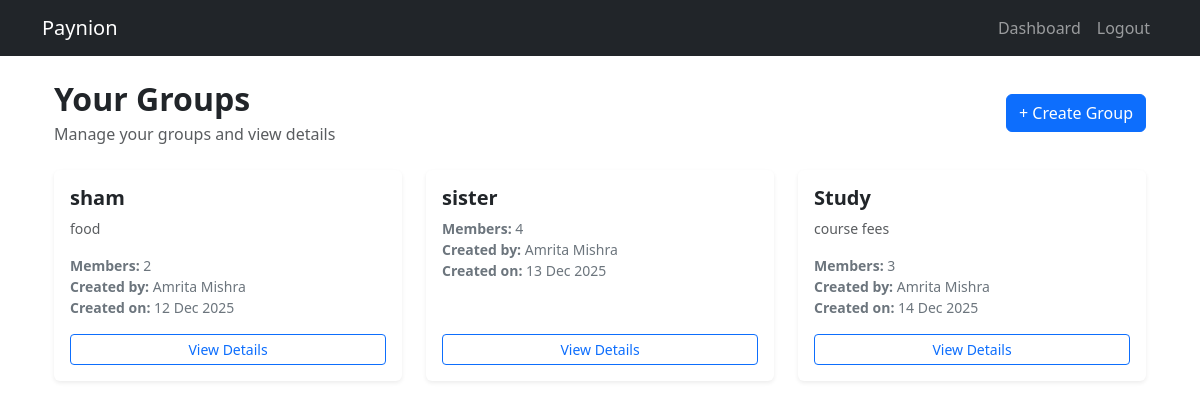
The page /groups/all/ (signed in) on the database its author committed.
### groups/models.py (models this page shows, shortened)
class Group(models.Model):
    title = models.CharField(max_length=255, null=True, blank=True)
    description = models.TextField(blank=True, null=True)
    members = models.ManyToManyField(User, related_name="group_members")
    created_by = models.ForeignKey(User, on_delete=models.CASCADE, related_name="created_groups")
    created_at = models.DateTimeField(auto_now_add=True)

### accounts/models.py (models this page shows, shortened)
class CustomUser(AbstractUser):
    email = models.EmailField(unique=True)
    full_name = models.CharField(max_length=255)
    phone = models.CharField(max_length=10, blank=True, null=True)
    profile_image = models.ImageField(upload_to=user_profile_path, default='default_profile.png')
    bio = models.CharField(max_length=255, blank=True, null=True)
    USERNAME_FIELD = 'email'
    REQUIRED_FIELDS = ['username', 'full_name']   # keep username but don't use for login

### groups/views.py (the view)
# urls.py: path("all/", views.view_all_group, name="view_all_group"),
@login_required
def view_all_group(request):
    groups = Group.objects.filter(members=request.user)
    show_add_expense = request.GET.get("from") == "add_expense"
    return render(request, "groups/all_groups.html", {
        "groups": groups,
        "show_add_expense": show_add_expense
    })

### groups/templates/groups/all_groups.html (shortened to what this page needs)
{% extends "base.html" %}
{% block content %}
<div class="container mt-4">
    <div class="d-flex justify-content-between align-items-center mb-4">
        <div>
            <h2 class="fw-bold mb-1">Your Groups</h2>
            <p class="text-muted mb-0">
                Manage your groups and view details
            </p>
        </div>
        <a href="{% url 'groups:create_group' %}" class="btn btn-primary">
            + Create Group
        </a>
    </div>
    {% if groups %}
    <div class="row">
        {% for group in groups %}
        <div class="col-md-4 mb-4">
            <div class="card shadow-sm h-100 border-0">
                <div class="card-body d-flex flex-column">
                    <h5 class="card-title fw-semibold mb-2">
                        {{ group.title }}
                    </h5>
                    {% if group.description %}
                    <p class="text-muted small mb-3">
                        {{ group.description|truncatechars:90 }}
                    </p>
                    {% endif %}
                    <div class="mb-3 small text-secondary">
                        <div>
                            <strong>Members:</strong> {{ group.members.count }}
                        </div>
                        <div>
                            <strong>Created by:</strong> {{ group.created_by.full_name }}
                        </div>
                        <div>
                            <strong>Created on:</strong>
                            {{ group.created_at|date:"d M Y" }}
                        </div>
                    </div>
                    <div class="mt-auto d-flex gap-2">
                        <a href="{% url 'groups:group_detail' group.id %}"
                           class="btn btn-sm btn-outline-primary w-100">
                            View Details
                        </a>
                    </div>
                </div>
            </div>
        </div>
        {% endfor %}
    </div>
    {% endif %}
</div>
{% endblock %}

### rows shown on the page
Group: title "sham", description "food", members.count "2", created_by.full_name "Amrita Mishra", created_at "12 Dec 2025"
Group: title "sister", members.count "4", created_by.full_name "Amrita Mishra", created_at "13 Dec 2025"
Group: title "Study", description "course fees", members.count "3", created_by.full_name "Amrita Mishra", created_at "14 Dec 2025"
